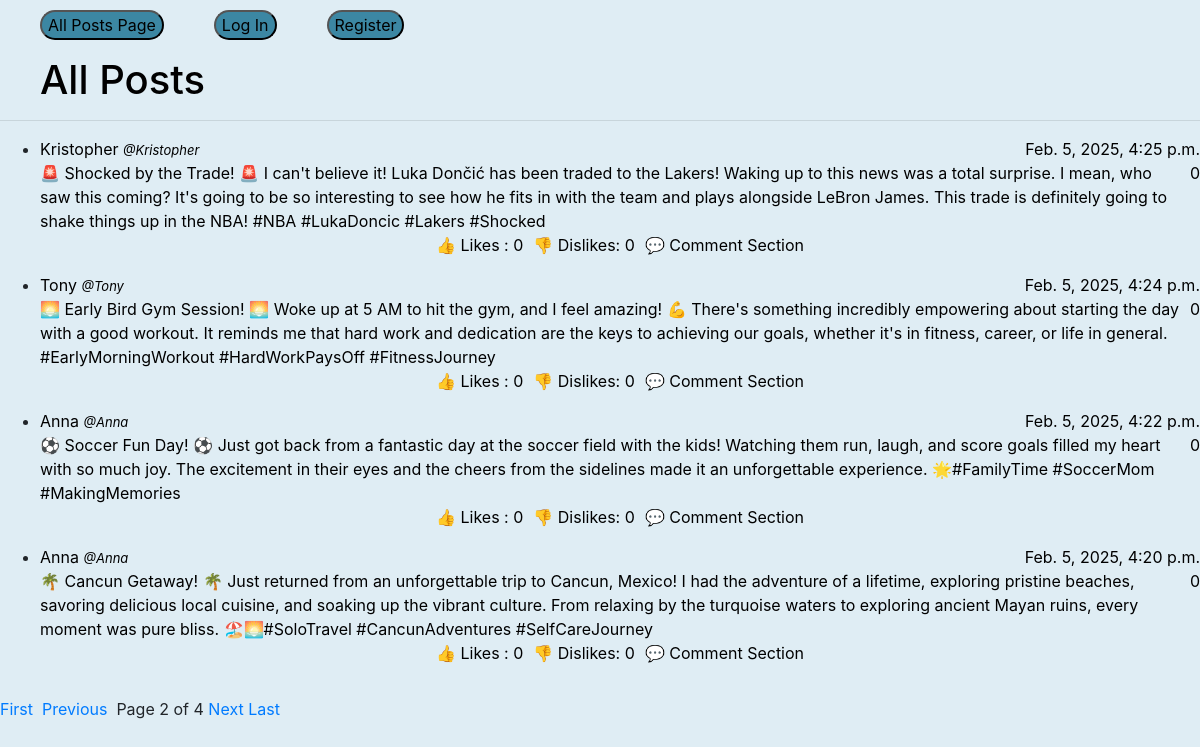
The app's page /allPosts?page=2 with its own data.
### network/models.py (models this page shows, shortened)
class Post(models.Model):
    user = models.ForeignKey(User, on_delete=models.CASCADE, related_name="posts")
    body = models.TextField()
    timestamp = models.DateTimeField(auto_now_add=True)
    likes = models.IntegerField(default=0)
    dislikes = models.IntegerField(default=0)
    liked_by = models.ManyToManyField(User, related_name="liked_post", blank=True)
    disliked_by = models.ManyToManyField(User, related_name="disliked_post", blank=True)

class User(AbstractUser):
    pass
    disliked_posts = models.ManyToManyField('Post', blank=True, related_name="disliked_posts")
    liked_posts = models.ManyToManyField('Post', blank=True, related_name="liked_posts")
    following = models.ManyToManyField('User', blank=True, related_name="followers")
    def __str__(self):
        return self.username

### network/views.py (the view)
# urls.py: path("allPosts", views.allPosts, name = "allPosts"),
def allPosts(request):
    posts = Post.objects.all().order_by('-timestamp')
    paginator = Paginator(posts, 4)
    page_number = request.GET.get('page')
    page_object = paginator.get_page(page_number)
    return render(request, "network/allPosts.html", {
        "page_object": page_object
    })

### network/templates/network/allPosts.html (shortened to what this page needs)
{% extends "network/layout.html" %}
{% block body %}
 <h1 class = "allpostsCenter"> All Posts </h1>
 <hr class = "color">
<ul id = "listOfPosts">
    {% for post in page_object %}
    <li>
        <div class="Post">
          <div class = userInfo>
            <span class = "LHS" data-user="{{ post.user.username }}" data-url="{% url 'profileView' username=post.user.username %}"
            > {{ post.user }} <span class ="smallInfo"> @{{ post.user }}</span>
            </span>
            <span class = "RHS">
              {{ post.timestamp }}</span>
          </div>
          <div class = "postInfo">
            <span class = "postBody" data-postid = "{{ post.id }}">{{ post.body }}</span>
            <span>{{ post.likes }}</span>
          </div>
          <div class = "postButtons">
            <p class = "likeButton" id = "likeButton" data-url = "{{ user.username }}" data-postid = "{{ post.id }}" data-user = "{{ user.username }}">👍 Likes : {{ post.likes }}</p>
            <p class = "dislikeButtons" id = "dislikeButton" data-postid = "{{ post.id }}" data-user = "{{ user.username }}"> 👎 Dislikes: {{ post.dislikes }} </p>
            <p class = "postButton" >💬 Comment Section </p>
          </div>
        </div>
    </li>
    {% endfor %}
</ul>
<div class="pagination">
  {% if page_object.has_previous %}
      <span><a href="?page=1">First </a></span>
      <span><a href="?page={{ page_object.previous_page_number }}">&nbsp; Previous</a></span>
  {% endif %}
  <span class="current">
    &nbsp; Page {{ page_object.number }} of {{ page_object.paginator.num_pages }}&nbsp;
  </span>
  {% if page_object.has_next %}
      <span><a href="?page={{ page_object.next_page_number }}">Next&nbsp;</a></span>
      <span><a href="?page={{ page_object.paginator.num_pages }}">Last </a></span>
  {% endif %}
</div>
{% endblock %}

### network/static/network/styles.css (style rules this page uses)
.Post { display: flex; flex-direction: column; background-color : #dfedf4 }
.userInfo { display: flex; flex-direction: row; color: black; }
.postInfo { display: flex; gap : 10px; flex-direction: row; color: black; }
.RHS { margin-left: auto; }
.smallInfo { font-size: 13px; font-style: italic; }
.postButtons { display: flex; color: black; justify-content: center; align-items: center; gap: 10px; }
body { background-color: #dfedf4; }
.allpostsCenter { margin-left: 40px; color: black; }
.likeButton { display: flex; color: black; justify-content: center; align-items: center; gap: 10px; }

### records on screen
Post: user "Kristopher", timestamp "Feb. 5, 2025, 4:25 p.m.", body "🚨 Shocked by the Trade! 🚨 I can't believe it! Luka Dončić has been traded to the Lakers! Waking up to this news was a total surprise. I mean, who saw this coming? It's going to be so interesting to see how he fits in with the team and plays alongside LeBron James. This trade is definitely going to shake things up in the NBA! #NBA #LukaDoncic #Lakers #Shocked", likes "0", dislikes "0"
Post: user "Tony", timestamp "Feb. 5, 2025, 4:24 p.m.", body "🌅 Early Bird Gym Session! 🌅 Woke up at 5 AM to hit the gym, and I feel amazing! 💪 There's something incredibly empowering about starting the day with a good workout. It reminds me that hard work and dedication are the keys to achieving our goals, whether it's in fitness, career, or life in general. #EarlyMorningWorkout #HardWorkPaysOff #FitnessJourney", likes "0", dislikes "0"
Post: user "Anna", timestamp "Feb. 5, 2025, 4:22 p.m.", body "⚽ Soccer Fun Day! ⚽ Just got back from a fantastic day at the soccer field with the kids! Watching them run, laugh, and score goals filled my heart with so much joy. The excitement in their eyes and the cheers from the sidelines made it an unforgettable experience. 🌟#FamilyTime #SoccerMom #MakingMemories", likes "0", dislikes "0"
Post: user "Anna", timestamp "Feb. 5, 2025, 4:20 p.m.", body "🌴 Cancun Getaway! 🌴 Just returned from an unforgettable trip to Cancun, Mexico! I had the adventure of a lifetime, exploring pristine beaches, savoring delicious local cuisine, and soaking up the vibrant culture. From relaxing by the turquoise waters to exploring ancient Mayan ruins, every moment was pure bliss. 🏖️🌅#SoloTravel #CancunAdventures #SelfCareJourney", likes "0", dislikes "0"

### other values on screen
{{ page_object.number }} "2"
{{ page_object.paginator.num_pages }} "4"
